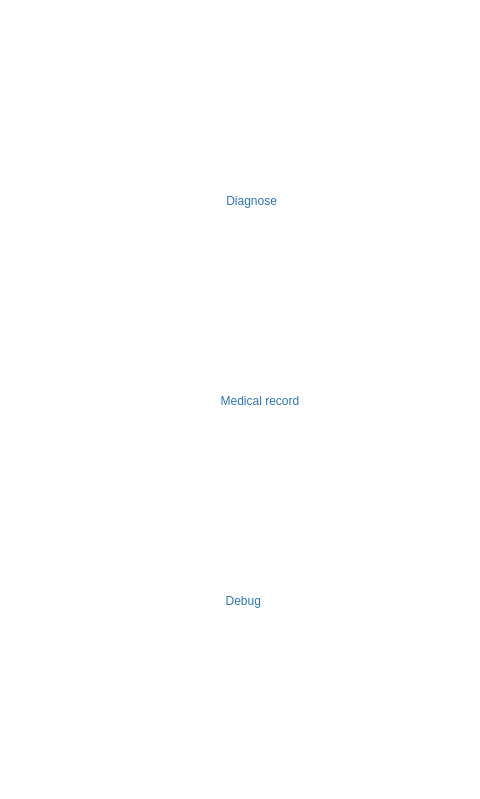
<?xml version="1.0" encoding="UTF-8"?>
<ui version="4.0">
 <class>MainWindow</class>
 <widget class="QMainWindow" name="MainWindow">
  <property name="geometry">
   <rect>
    <x>0</x>
    <y>0</y>
    <width>480</width>
    <height>799</height>
   </rect>
  </property>
  <property name="windowTitle">
   <string>MainWindow</string>
  </property>
  <property name="styleSheet">
   <string notr="true">background-color: rgb(255, 255, 255);</string>
  </property>
  <widget class="QWidget" name="centralwidget">
   <widget class="QPushButton" name="pushButton">
    <property name="geometry">
     <rect>
      <x>10</x>
      <y>110</y>
      <width>460</width>
      <height>181</height>
     </rect>
    </property>
    <property name="styleSheet">
     <string notr="true">border-image: url(:/newPrefix/diagnose.png);
color: rgb(46, 117, 182);
font: 42pt &quot;Arial Rounded MT Bold&quot;;
border-radius: 25px;</string>
    </property>
    <property name="text">
     <string>       Diagnose</string>
    </property>
   </widget>
   <widget class="QPushButton" name="pushButton_2">
    <property name="geometry">
     <rect>
      <x>10</x>
      <y>510</y>
      <width>460</width>
      <height>181</height>
     </rect>
    </property>
    <property name="styleSheet">
     <string notr="true">border-image: url(:/newPrefix/debug.png);
color: rgb(46, 117, 182);
font: 42pt &quot;Arial Rounded MT Bold&quot;;
border-radius: 25px
</string>
    </property>
    <property name="text">
     <string>  Debug</string>
    </property>
   </widget>
   <widget class="QPushButton" name="pushButton_3">
    <property name="geometry">
     <rect>
      <x>10</x>
      <y>310</y>
      <width>460</width>
      <height>181</height>
     </rect>
    </property>
    <property name="styleSheet">
     <string notr="true">color: rgb(46, 117, 182);
border-image: url(:/newPrefix/medical_record.png);
font: 32pt &quot;Arial Rounded MT Bold&quot;;
border-radius: 25px</string>
    </property>
    <property name="text">
     <string>            Medical record</string>
    </property>
   </widget>
  </widget>
  <widget class="QStatusBar" name="statusbar"/>
 </widget>
 <resources>
  <include location="initialPage_file.qrc"/>
 </resources>
 <connections/>
</ui>
